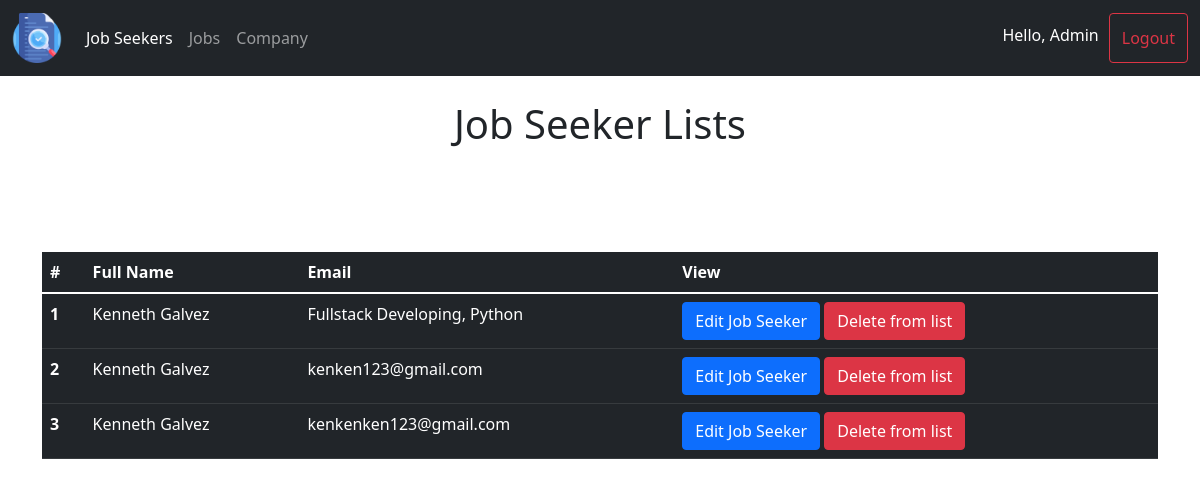
Page /job_seeker/ on the committed database.
### main_app/models.py (models this page shows, shortened)
class User(models.Model):
    profile_picture = models.ImageField(null=False, blank=True, default='user.png')
    username = models.CharField(max_length=30, null=False, blank=False)
    firstname = models.CharField(max_length=30, null=False, blank=False, default="n/a")
    lastname = models.CharField(max_length=30, null=False, blank=False)
    gender = models.CharField(max_length=30, null=False, default="default")
    phone = models.IntegerField(default='0')
    skills = models.CharField(max_length=100, null=False, default="n/a")
    achievements = models.CharField(max_length=100, null=False, default="n/a")
    job_type = models.CharField(max_length=30, null=False, default="all")
    email = models.CharField(max_length=30, null=False, blank=False)
    password = models.CharField(max_length=30, null=False, blank=False)
    id = models.BigAutoField(primary_key=True)

### main_app/views.py (the view)
# urls.py: path('job_seeker/', views.job_seeker, name="job_seeker"),
def job_seeker(request):
    request.session['page'] = "job_seeker"
    job_seekers = User.objects.all()
    return render(request,'admin/job_seeker.html',{"job_seekers":job_seekers})

### main_app/templates/admin/job_seeker.html (shortened to what this page needs)
{% include 'admin/main_base.html' %}
{% load static %}
{% block content %}
<div class="container">
    <br>
    <h1 align="center">Job Seeker Lists</h1>
    <br>
    <br>
    <br>
    <br>
    <table class="table table-dark table-hover">
        <thead>
          <tr>
            <th scope="col">#</th>
            <th scope="col">Full Name</th>
            <th scope="col">Email</th>
            <th>View</th>
          </tr>
        </thead>
        <tbody>
          {% for job_seeker in job_seekers %}
          <tr>
            <th scope="row">{{forloop.counter}}</th>
            <td>{{job_seeker.firstname}} {{job_seeker.lastname}}</td>
            <td>{{job_seeker.email}}</td>
            <td>
                <button type="submit" class="btn btn-primary" data-bs-toggle="modal" data-bs-target="#view_job_modal" onclick="get_data('{{job_seeker.id}}',
                '{{job_seeker.username}}','{{job_seeker.firstname}}',
                '{{job_seeker.lastname}}','{{job_seeker.gender}}','{{job_seeker.phone}}','{{job_seeker.skills}}',
                '{{job_seeker.email}}','{{job_seeker.achievements}}','{{job_seeker.job_type}}')">Edit Job Seeker</button>
                <button type="submit" class="btn btn-danger" onclick="delete_job_seeker('{{job_seeker.id}}')">Delete from list</button>
            </td>
          </tr>
          {% endfor %}
        </tbody>
      </table>
</div>
{% endblock %}

### rows in the picture
User: firstname "Kenneth", lastname "Galvez", email "Fullstack Developing, Python"
User: firstname "Kenneth", lastname "Galvez", email "kenken123@gmail.com"
User: firstname "Kenneth", lastname "Galvez", email "kenkenken123@gmail.com"
